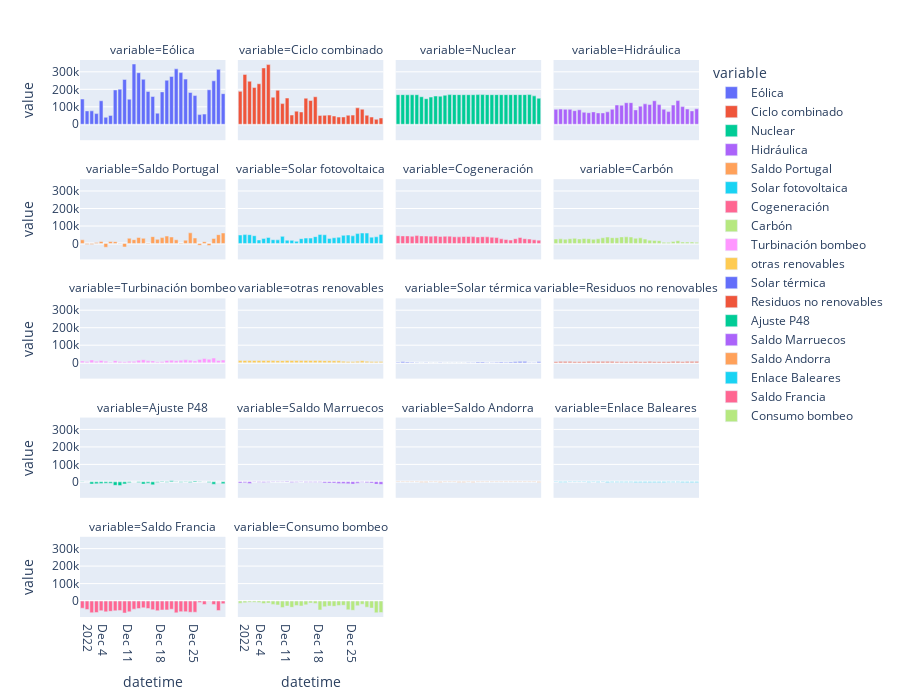

The code cell stored with this chart in its notebook:
### Markdown cell above
#### Facets

### Code cell
px.bar(data_frame=dfm, x='datetime', y='value', color='variable',
      facet_col='variable', facet_col_wrap=4, height=700)

### Figure 1 — Plotly figure (JSON) as saved in the notebook; plotly's stock layout.template omitted (floating-point values rounded to 4 significant figures)
{"data": [{"alignmentgroup": "True", "hovertemplate": "variable=Eólica<br>datetime=%{x}<br>value=%{y}<extra></extra>", "legendgroup": "Eólica", "marker": {"color": "#636efa", "pattern": {"shape": ""}}, "name": "Eólica", "offsetgroup": "Eólica", "orientation": "v", "showlegend": true, "textposition": "auto", "type": "bar", "x": ["2022-12-12T00:00:00", "2022-12-21T00:00:00", "2022-12-30T00:00:00", "2022-12-22T00:00:00", "2022-12-13T00:00:00", "2022-12-20T00:00:00", "2022-12-23T00:00:00", "2022-12-14T00:00:00", "2022-12-10T00:00:00", "2022-12-19T00:00:00", "2022-12-29T00:00:00", "2022-12-09T00:00:00", "2022-12-28T00:00:00", "2022-12-08T00:00:00", "2022-12-15T00:00:00", "2022-12-18T00:00:00", "2022-12-24T00:00:00", "2022-12-31T00:00:00", "2022-12-25T00:00:00", "2022-12-16T00:00:00", "2022-12-01T00:00:00", "2022-12-11T00:00:00", "2022-12-05T00:00:00", "2022-12-03T00:00:00", "2022-12-02T00:00:00", "2022-12-17T00:00:00", "2022-12-04T00:00:00", "2022-12-27T00:00:00", "2022-12-26T00:00:00", "2022-12-07T00:00:00", "2022-12-06T00:00:00"], "xaxis": "x17", "y": [344700.0, 317100.0, 314300.0, 295600.0, 294800.0, 273600.0, 258300.0, 257400.0, 256500.0, 251900.0, 248600.0, 201000.0, 197300.0, 196300.0, 187300.0, 185200.0, 181700.0, 175000.0, 164400.0, 158900.0, 144600.0, 143700.0, 134600.0, 76800.0, 76540.0, 63560.0, 61070.0, 58330.0, 55460.0, 50890.0, 40120.0], "yaxis": "y17"}, {"alignmentgroup": "True", "hovertemplate": "variable=Ciclo combinado<br>datetime=%{x}<br>value=%{y}<extra></extra>", "legendgroup": "Ciclo combinado", "marker": {"color": "#EF553B", "pattern": {"shape": ""}}, "name": "Ciclo combinado", "offsetgroup": "Ciclo combinado", "orientation": "v", "showlegend": true, "textposition": "auto", "type": "bar", "x": ["2022-12-07T00:00:00", "2022-12-06T00:00:00", "2022-12-02T00:00:00", "2022-12-03T00:00:00", "2022-12-05T00:00:00", "2022-12-04T00:00:00", "2022-12-09T00:00:00", "2022-12-01T00:00:00", "2022-12-17T00:00:00", "2022-12-08T00:00:00", "2022-12-11T00:00:00", "2022-12-15T00:00:00", "2022-12-16T00:00:00", "2022-12-10T00:00:00", "2022-12-26T00:00:00", "2022-12-27T00:00:00", "2022-12-13T00:00:00", "2022-12-14T00:00:00", "2022-12-12T00:00:00", "2022-12-25T00:00:00", "2022-12-20T00:00:00", "2022-12-28T00:00:00", "2022-12-24T00:00:00", "2022-12-19T00:00:00", "2022-12-18T00:00:00", "2022-12-21T00:00:00", "2022-12-23T00:00:00", "2022-12-22T00:00:00", "2022-12-29T00:00:00", "2022-12-31T00:00:00", "2022-12-30T00:00:00"], "xaxis": "x18", "y": [341400.0, 322300.0, 285400.0, 246000.0, 231800.0, 210500.0, 194600.0, 188300.0, 157500.0, 154800.0, 150100.0, 149200.0, 135900.0, 118200.0, 94148, 86270.0, 75100.0, 70420.0, 52900.0, 52580.0, 52560.0, 51490.0, 51190.0, 51130.0, 50900.0, 47270.0, 41980.0, 41530.0, 41460.0, 36130.0, 28470.0], "yaxis": "y18"}, {"alignmentgroup": "True", "hovertemplate": "variable=Nuclear<br>datetime=%{x}<br>value=%{y}<extra></extra>", "legendgroup": "Nuclear", "marker": {"color": "#00cc96", "pattern": {"shape": ""}}, "name": "Nuclear", "offsetgroup": "Nuclear", "orientation": "v", "showlegend": true, "textposition": "auto", "type": "bar", "x": ["2022-12-19T00:00:00", "2022-12-29T00:00:00", "2022-12-18T00:00:00", "2022-12-12T00:00:00", "2022-12-20T00:00:00", "2022-12-13T00:00:00", "2022-12-14T00:00:00", "2022-12-28T00:00:00", "2022-12-02T00:00:00", "2022-12-27T00:00:00", "2022-12-22T00:00:00", "2022-12-26T00:00:00", "2022-12-24T00:00:00", "2022-12-23T00:00:00", "2022-12-01T00:00:00", "2022-12-25T00:00:00", "2022-12-21T00:00:00", "2022-12-15T00:00:00", "2022-12-05T00:00:00", "2022-12-17T00:00:00", "2022-12-16T00:00:00", "2022-12-04T00:00:00", "2022-12-03T00:00:00", "2022-12-11T00:00:00", "2022-12-30T00:00:00", "2022-12-09T00:00:00", "2022-12-10T00:00:00", "2022-12-06T00:00:00", "2022-12-08T00:00:00", "2022-12-31T00:00:00", "2022-12-07T00:00:00"], "xaxis": "x19", "y": [169818, 169800.0, 169700.0, 169600.0, 169600.0, 169600.0, 169575, 169600.0, 169500.0, 169500.0, 169500.0, 169500.0, 169400.0, 169400.0, 169400.0, 169400.0, 169300.0, 169300.0, 169200.0, 169200.0, 169200.0, 168845, 168800.0, 166000.0, 162500.0, 161600.0, 160600.0, 157600.0, 155600.0, 149000.0, 146300.0], "yaxis": "y19"}, {"alignmentgroup": "True", "hovertemplate": "variable=Hidráulica<br>datetime=%{x}<br>value=%{y}<extra></extra>", "legendgroup": "Hidráulica", "marker": {"color": "#ab63fa", "pattern": {"shape": ""}}, "name": "Hidráulica", "offsetgroup": "Hidráulica", "orientation": "v", "showlegend": true, "textposition": "auto", "type": "bar", "x": ["2022-12-27T00:00:00", "2022-12-22T00:00:00", "2022-12-17T00:00:00", "2022-12-16T00:00:00", "2022-12-20T00:00:00", "2022-12-21T00:00:00", "2022-12-23T00:00:00", "2022-12-14T00:00:00", "2022-12-26T00:00:00", "2022-12-15T00:00:00", "2022-12-19T00:00:00", "2022-12-28T00:00:00", "2022-12-31T00:00:00", "2022-12-29T00:00:00", "2022-12-02T00:00:00", "2022-12-24T00:00:00", "2022-12-13T00:00:00", "2022-12-03T00:00:00", "2022-12-04T00:00:00", "2022-12-01T00:00:00", "2022-12-06T00:00:00", "2022-12-18T00:00:00", "2022-12-05T00:00:00", "2022-12-30T00:00:00", "2022-12-25T00:00:00", "2022-12-12T00:00:00", "2022-12-09T00:00:00", "2022-12-07T00:00:00", "2022-12-08T00:00:00", "2022-12-10T00:00:00", "2022-12-11T00:00:00"], "xaxis": "x20", "y": [135500.0, 134500.0, 123700.0, 123300.0, 116900.0, 113000.0, 112600.0, 110400.0, 110000.0, 109000.0, 103800.0, 101000.0, 88240.0, 87330.0, 87180.0, 86090.0, 85870.0, 85600.0, 85470.0, 85420.0, 82810.0, 82300.0, 77820.0, 76540.0, 72490.0, 71210.0, 70870.0, 68760.0, 66270.0, 65130.0, 65090.0], "yaxis": "y20"}, {"alignmentgroup": "True", "hovertemplate": "variable=Saldo Portugal<br>datetime=%{x}<br>value=%{y}<extra></extra>", "legendgroup": "Saldo Portugal", "marker": {"color": "#FFA15A", "pattern": {"shape": ""}}, "name": "Saldo Portugal", "offsetgroup": "Saldo Portugal", "orientation": "v", "showlegend": true, "textposition": "auto", "type": "bar", "x": ["2022-12-24T00:00:00", "2022-12-31T00:00:00", "2022-12-30T00:00:00", "2022-12-19T00:00:00", "2022-12-16T00:00:00", "2022-12-20T00:00:00", "2022-12-13T00:00:00", "2022-12-18T00:00:00", "2022-12-25T00:00:00", "2022-12-11T00:00:00", "2022-12-14T00:00:00", "2022-12-29T00:00:00", "2022-12-17T00:00:00", "2022-12-12T00:00:00", "2022-12-21T00:00:00", "2022-12-01T00:00:00", "2022-12-23T00:00:00", "2022-12-05T00:00:00", "2022-12-07T00:00:00", "2022-12-27T00:00:00", "2022-12-08T00:00:00", "2022-12-04T00:00:00", "2022-12-15T00:00:00", "2022-12-09T00:00:00", "2022-12-22T00:00:00", "2022-12-02T00:00:00", "2022-12-03T00:00:00", "2022-12-26T00:00:00", "2022-12-28T00:00:00", "2022-12-10T00:00:00", "2022-12-06T00:00:00"], "xaxis": "x13", "y": [60930.0, 59930.0, 50540.0, 42350.0, 39110.0, 37146, 34339, 33700.0, 31360.0, 29830.0, 29370.0, 28566, 23500.0, 21877, 21200.0, 21040.0, 18650.0, 11330.0, 11150.0, 10530.0, 10460.0, 6201.0, 2574.0, -1597.0, -2420.0, -5325, -5557.0, -10630.0, -11990.0, -19910.0, -21626], "yaxis": "y13"}, {"alignmentgroup": "True", "hovertemplate": "variable=Solar fotovoltaica<br>datetime=%{x}<br>value=%{y}<extra></extra>", "legendgroup": "Solar fotovoltaica", "marker": {"color": "#19d3f3", "pattern": {"shape": ""}}, "name": "Solar fotovoltaica", "offsetgroup": "Solar fotovoltaica", "orientation": "v", "showlegend": true, "textposition": "auto", "type": "bar", "x": ["2022-12-27T00:00:00", "2022-12-28T00:00:00", "2022-12-26T00:00:00", "2022-12-31T00:00:00", "2022-12-18T00:00:00", "2022-12-02T00:00:00", "2022-12-03T00:00:00", "2022-12-19T00:00:00", "2022-12-24T00:00:00", "2022-12-01T00:00:00", "2022-12-23T00:00:00", "2022-12-04T00:00:00", "2022-12-25T00:00:00", "2022-12-10T00:00:00", "2022-12-17T00:00:00", "2022-12-30T00:00:00", "2022-12-29T00:00:00", "2022-12-22T00:00:00", "2022-12-07T00:00:00", "2022-12-21T00:00:00", "2022-12-16T00:00:00", "2022-12-15T00:00:00", "2022-12-20T00:00:00", "2022-12-06T00:00:00", "2022-12-14T00:00:00", "2022-12-08T00:00:00", "2022-12-09T00:00:00", "2022-12-05T00:00:00", "2022-12-11T00:00:00", "2022-12-12T00:00:00", "2022-12-13T00:00:00"], "xaxis": "x14", "y": [59800.0, 59360.0, 56400.0, 52060.0, 51501, 50710.0, 50360.0, 49790.0, 48430.0, 48340.0, 46410.0, 44570.0, 43650.0, 40670.0, 39170.0, 38280.0, 36230.0, 35860.0, 34360.0, 32760.0, 30830.0, 30690.0, 29120.0, 28200.0, 27720.0, 21720.0, 20660.0, 20160.0, 18860.0, 17826, 12370.0], "yaxis": "y14"}, {"alignmentgroup": "True", "hovertemplate": "variable=Cogeneración<br>datetime=%{x}<br>value=%{y}<extra></extra>", "legendgroup": "Cogeneración", "marker": {"color": "#FF6692", "pattern": {"shape": ""}}, "name": "Cogeneración", "offsetgroup": "Cogeneración", "orientation": "v", "showlegend": true, "textposition": "auto", "type": "bar", "x": ["2022-12-05T00:00:00", "2022-12-01T00:00:00", "2022-12-02T00:00:00", "2022-12-03T00:00:00", "2022-12-06T00:00:00", "2022-12-07T00:00:00", "2022-12-09T00:00:00", "2022-12-12T00:00:00", "2022-12-08T00:00:00", "2022-12-11T00:00:00", "2022-12-04T00:00:00", "2022-12-10T00:00:00", "2022-12-15T00:00:00", "2022-12-16T00:00:00", "2022-12-17T00:00:00", "2022-12-19T00:00:00", "2022-12-13T00:00:00", "2022-12-20T00:00:00", "2022-12-14T00:00:00", "2022-12-18T00:00:00", "2022-12-21T00:00:00", "2022-12-27T00:00:00", "2022-12-22T00:00:00", "2022-12-26T00:00:00", "2022-12-28T00:00:00", "2022-12-23T00:00:00", "2022-12-29T00:00:00", "2022-12-24T00:00:00", "2022-12-30T00:00:00", "2022-12-25T00:00:00", "2022-12-31T00:00:00"], "xaxis": "x15", "y": [45100.0, 44490.0, 43460, 43390.0, 43240.0, 42560.0, 42480.0, 41860.0, 41600.0, 41360.0, 41310.0, 40420.0, 40010.0, 39920.0, 39270.0, 38810.0, 38480.0, 38030.0, 37880.0, 37060.0, 35640.0, 34160.0, 33940.0, 27380.0, 27380.0, 26740.0, 25540.0, 22820.0, 21090.0, 19410.0, 18810.0], "yaxis": "y15"}, {"alignmentgroup": "True", "hovertemplate": "variable=Carbón<br>datetime=%{x}<br>value=%{y}<extra></extra>", "legendgroup": "Carbón", "marker": {"color": "#B6E880", "pattern": {"shape": ""}}, "name": "Carbón", "offsetgroup": "Carbón", "orientation": "v", "showlegend": true, "textposition": "auto", "type": "bar", "x": ["2022-12-16T00:00:00", "2022-12-15T00:00:00", "2022-12-17T00:00:00", "2022-12-12T00:00:00", "2022-12-13T00:00:00", "2022-12-14T00:00:00", "2022-12-11T00:00:00", "2022-12-19T00:00:00", "2022-12-18T00:00:00", "2022-12-05T00:00:00", "2022-12-07T00:00:00", "2022-12-04T00:00:00", "2022-12-08T00:00:00", "2022-12-10T00:00:00", "2022-12-02T00:00:00", "2022-12-06T00:00:00", "2022-12-01T00:00:00", "2022-12-20T00:00:00", "2022-12-03T00:00:00", "2022-12-09T00:00:00", "2022-12-21T00:00:00", "2022-12-22T00:00:00", "2022-12-23T00:00:00", "2022-12-27T00:00:00", "2022-12-26T00:00:00", "2022-12-29T00:00:00", "2022-12-28T00:00:00", "2022-12-30T00:00:00", "2022-12-24T00:00:00", "2022-12-31T00:00:00", "2022-12-25T00:00:00"], "xaxis": "x16", "y": [38151, 37540.0, 37000.0, 36720.0, 33230.0, 33160.0, 32680.0, 32390.0, 29910.0, 29320.0, 28530.0, 27400.0, 27210.0, 26740.0, 26380.0, 25770.0, 25420.0, 25130.0, 24470.0, 23900.0, 18620.0, 17100.0, 16120.0, 15510.0, 11540.0, 8283.0, 8236.0, 8145.0, 7048.0, 6772.0, 6420.0], "yaxis": "y16"}, {"alignmentgroup": "True", "hovertemplate": "variable=Turbinación bombeo<br>datetime=%{x}<br>value=%{y}<extra></extra>", "legendgroup": "Turbinación bombeo", "marker": {"color": "#FF97FF", "pattern": {"shape": ""}}, "name": "Turbinación bombeo", "offsetgroup": "Turbinación bombeo", "orientation": "v", "showlegend": true, "textposition": "auto", "type": "bar", "x": ["2022-12-29T00:00:00", "2022-12-27T00:00:00", "2022-12-28T00:00:00", "2022-12-26T00:00:00", "2022-12-14T00:00:00", "2022-12-23T00:00:00", "2022-12-03T00:00:00", "2022-12-31T00:00:00", "2022-12-20T00:00:00", "2022-12-22T00:00:00", "2022-12-24T00:00:00", "2022-12-13T00:00:00", "2022-12-19T00:00:00", "2022-12-30T00:00:00", "2022-12-05T00:00:00", "2022-12-08T00:00:00", "2022-12-21T00:00:00", "2022-12-15T00:00:00", "2022-12-16T00:00:00", "2022-12-25T00:00:00", "2022-12-01T00:00:00", "2022-12-06T00:00:00", "2022-12-11T00:00:00", "2022-12-04T00:00:00", "2022-12-12T00:00:00", "2022-12-09T00:00:00", "2022-12-18T00:00:00", "2022-12-02T00:00:00", "2022-12-10T00:00:00", "2022-12-17T00:00:00", "2022-12-07T00:00:00"], "xaxis": "x9", "y": [26680.0, 23850.0, 19800.0, 17830.0, 16860.0, 16210.0, 14900.0, 14830.0, 14360.0, 14280.0, 14110.0, 13910.0, 12810.0, 12700.0, 12510.0, 11663, 11340.0, 10480.0, 10220.0, 9825.0, 9476.0, 8886.0, 7924.0, 7778.0, 7573.0, 6885.0, 6645.0, 6406.0, 5805.0, 5343.0, 2729.0], "yaxis": "y9"}, {"alignmentgroup": "True", "hovertemplate": "variable=otras renovables<br>datetime=%{x}<br>value=%{y}<extra></extra>", "legendgroup": "otras renovables", "marker": {"color": "#FECB52", "pattern": {"shape": ""}}, "name": "otras renovables", "offsetgroup": "otras renovables", "orientation": "v", "showlegend": true, "textposition": "auto", "type": "bar", "x": ["2022-12-15T00:00:00", "2022-12-17T00:00:00", "2022-12-18T00:00:00", "2022-12-16T00:00:00", "2022-12-06T00:00:00", "2022-12-13T00:00:00", "2022-12-11T00:00:00", "2022-12-04T00:00:00", "2022-12-02T00:00:00", "2022-12-07T00:00:00", "2022-12-12T00:00:00", "2022-12-03T00:00:00", "2022-12-05T00:00:00", "2022-12-01T00:00:00", "2022-12-14T00:00:00", "2022-12-08T00:00:00", "2022-12-09T00:00:00", "2022-12-10T00:00:00", "2022-12-19T00:00:00", "2022-12-20T00:00:00", "2022-12-21T00:00:00", "2022-12-27T00:00:00", "2022-12-22T00:00:00", "2022-12-23T00:00:00", "2022-12-28T00:00:00", "2022-12-26T00:00:00", "2022-12-29T00:00:00", "2022-12-24T00:00:00", "2022-12-25T00:00:00", "2022-12-30T00:00:00", "2022-12-31T00:00:00"], "xaxis": "x10", "y": [13010.0, 12920.0, 12892, 12830.0, 12640.0, 12510.0, 12470.0, 12460.0, 12390.0, 12310.0, 12230.0, 12190.0, 12180.0, 12100.0, 12060.0, 11890.0, 11760.0, 11700.0, 11620.0, 11210.0, 11190.0, 10770.0, 10670.0, 8267.0, 7987.0, 7860, 7215.0, 7016.0, 6713.0, 6586.0, 6061.0], "yaxis": "y10"}, {"alignmentgroup": "True", "hovertemplate": "variable=Solar térmica<br>datetime=%{x}<br>value=%{y}<extra></extra>", "legendgroup": "Solar térmica", "marker": {"color": "#636efa", "pattern": {"shape": ""}}, "name": "Solar térmica", "offsetgroup": "Solar térmica", "orientation": "v", "showlegend": true, "textposition": "auto", "type": "bar", "x": ["2022-12-27T00:00:00", "2022-12-28T00:00:00", "2022-12-26T00:00:00", "2022-12-02T00:00:00", "2022-12-31T00:00:00", "2022-12-03T00:00:00", "2022-12-25T00:00:00", "2022-12-19T00:00:00", "2022-12-18T00:00:00", "2022-12-23T00:00:00", "2022-12-01T00:00:00", "2022-12-24T00:00:00", "2022-12-22T00:00:00", "2022-12-04T00:00:00", "2022-12-29T00:00:00", "2022-12-17T00:00:00", "2022-12-30T00:00:00", "2022-12-07T00:00:00", "2022-12-21T00:00:00", "2022-12-20T00:00:00", "2022-12-10T00:00:00", "2022-12-05T00:00:00", "2022-12-16T00:00:00", "2022-12-06T00:00:00", "2022-12-12T00:00:00", "2022-12-13T00:00:00", "2022-12-14T00:00:00", "2022-12-15T00:00:00", "2022-12-11T00:00:00", "2022-12-08T00:00:00", "2022-12-09T00:00:00"], "xaxis": "x11", "y": [6444.0, 6227.0, 5703.0, 5638.0, 5355.0, 4217.0, 3998.0, 3804.0, 3653.0, 3433.0, 3152.0, 2838.0, 2165.0, 1989.0, 1698.0, 1615.0, 1503.0, 782.8, 639.8, 607.5, 568.2, 343.4, 343.2, 330, 232.9, 164.5, 138.1, 82.8, 51.4, 42.9, 6.9], "yaxis": "y11"}, {"alignmentgroup": "True", "hovertemplate": "variable=Residuos no renovables<br>datetime=%{x}<br>value=%{y}<extra></extra>", "legendgroup": "Residuos no renovables", "marker": {"color": "#EF553B", "pattern": {"shape": ""}}, "name": "Residuos no renovables", "offsetgroup": "Residuos no renovables", "orientation": "v", "showlegend": true, "textposition": "auto", "type": "bar", "x": ["2022-12-03T00:00:00", "2022-12-27T00:00:00", "2022-12-10T00:00:00", "2022-12-11T00:00:00", "2022-12-02T00:00:00", "2022-12-09T00:00:00", "2022-12-21T00:00:00", "2022-12-08T00:00:00", "2022-12-30T00:00:00", "2022-12-18T00:00:00", "2022-12-12T00:00:00", "2022-12-04T00:00:00", "2022-12-29T00:00:00", "2022-12-31T00:00:00", "2022-12-26T00:00:00", "2022-12-13T00:00:00", "2022-12-19T00:00:00", "2022-12-01T00:00:00", "2022-12-23T00:00:00", "2022-12-25T00:00:00", "2022-12-24T00:00:00", "2022-12-20T00:00:00", "2022-12-06T00:00:00", "2022-12-05T00:00:00", "2022-12-22T00:00:00", "2022-12-28T00:00:00", "2022-12-07T00:00:00", "2022-12-17T00:00:00", "2022-12-16T00:00:00", "2022-12-14T00:00:00", "2022-12-15T00:00:00"], "xaxis": "x12", "y": [6399.0, 6345.0, 6338.0, 6325, 6306, 6291.0, 6247.0, 6221.0, 6206.0, 6156.0, 6143.0, 6142.0, 6125.0, 6097.0, 6093.0, 6063.0, 6056.0, 6036.0, 6023.0, 6023.0, 6000.0, 5990.0, 5945.0, 5879.0, 5876.0, 5868.0, 5864.0, 5807.0, 5448.0, 5331.0, 5077.0], "yaxis": "y12"}, {"alignmentgroup": "True", "hovertemplate": "variable=Ajuste P48<br>datetime=%{x}<br>value=%{y}<extra></extra>", "legendgroup": "Ajuste P48", "marker": {"color": "#00cc96", "pattern": {"shape": ""}}, "name": "Ajuste P48", "offsetgroup": "Ajuste P48", "orientation": "v", "showlegend": true, "textposition": "auto", "type": "bar", "x": ["2022-12-20T00:00:00", "2022-12-25T00:00:00", "2022-12-18T00:00:00", "2022-12-21T00:00:00", "2022-12-01T00:00:00", "2022-12-12T00:00:00", "2022-12-30T00:00:00", "2022-12-02T00:00:00", "2022-12-27T00:00:00", "2022-12-23T00:00:00", "2022-12-26T00:00:00", "2022-12-22T00:00:00", "2022-12-19T00:00:00", "2022-12-13T00:00:00", "2022-12-24T00:00:00", "2022-12-17T00:00:00", "2022-12-28T00:00:00", "2022-12-11T00:00:00", "2022-12-15T00:00:00", "2022-12-07T00:00:00", "2022-12-06T00:00:00", "2022-12-05T00:00:00", "2022-12-31T00:00:00", "2022-12-04T00:00:00", "2022-12-10T00:00:00", "2022-12-03T00:00:00", "2022-12-14T00:00:00", "2022-12-29T00:00:00", "2022-12-16T00:00:00", "2022-12-08T00:00:00", "2022-12-09T00:00:00"], "xaxis": "x5", "y": [6075, 5550, 3349.0, 2507.0, 1535, 302.6, 252, 197.5, 26, -763.9, -1238.0, -1653.0, -2425, -3075, -3122, -3482.0, -3719, -4665.0, -7370.0, -7852.0, -8100, -9951.0, -10110.0, -10870.0, -11490.0, -12110.0, -12170.0, -13200, -17130, -19790, -21160.0], "yaxis": "y5"}, {"alignmentgroup": "True", "hovertemplate": "variable=Saldo Marruecos<br>datetime=%{x}<br>value=%{y}<extra></extra>", "legendgroup": "Saldo Marruecos", "marker": {"color": "#ab63fa", "pattern": {"shape": ""}}, "name": "Saldo Marruecos", "offsetgroup": "Saldo Marruecos", "orientation": "v", "showlegend": true, "textposition": "auto", "type": "bar", "x": ["2022-12-11T00:00:00", "2022-12-09T00:00:00", "2022-12-10T00:00:00", "2022-12-08T00:00:00", "2022-12-04T00:00:00", "2022-12-14T00:00:00", "2022-12-17T00:00:00", "2022-12-15T00:00:00", "2022-12-18T00:00:00", "2022-12-27T00:00:00", "2022-12-07T00:00:00", "2022-12-05T00:00:00", "2022-12-13T00:00:00", "2022-12-16T00:00:00", "2022-12-06T00:00:00", "2022-12-12T00:00:00", "2022-12-28T00:00:00", "2022-12-02T00:00:00", "2022-12-19T00:00:00", "2022-12-01T00:00:00", "2022-12-29T00:00:00", "2022-12-21T00:00:00", "2022-12-20T00:00:00", "2022-12-26T00:00:00", "2022-12-22T00:00:00", "2022-12-23T00:00:00", "2022-12-03T00:00:00", "2022-12-24T00:00:00", "2022-12-25T00:00:00", "2022-12-30T00:00:00", "2022-12-31T00:00:00"], "xaxis": "x6", "y": [4263.0, -74.6, -158.4, -552.5, -1390, -1430, -1490, -1500, -1530, -1870, -1940, -2020, -2070, -2510, -3020, -3850.0, -4670, -5500, -5950, -6850, -6934, -6940, -7140.0, -7340, -8860, -9210, -9363, -10220.0, -12060, -12840, -13570.0], "yaxis": "y6"}, {"alignmentgroup": "True", "hovertemplate": "variable=Saldo Andorra<br>datetime=%{x}<br>value=%{y}<extra></extra>", "legendgroup": "Saldo Andorra", "marker": {"color": "#FFA15A", "pattern": {"shape": ""}}, "name": "Saldo Andorra", "offsetgroup": "Saldo Andorra", "orientation": "v", "showlegend": true, "textposition": "auto", "type": "bar", "x": ["2022-12-19T00:00:00", "2022-12-28T00:00:00", "2022-12-27T00:00:00", "2022-12-12T00:00:00", "2022-12-26T00:00:00", "2022-12-04T00:00:00", "2022-12-08T00:00:00", "2022-12-05T00:00:00", "2022-12-25T00:00:00", "2022-12-29T00:00:00", "2022-12-30T00:00:00", "2022-12-01T00:00:00", "2022-12-03T00:00:00", "2022-12-20T00:00:00", "2022-12-22T00:00:00", "2022-12-23T00:00:00", "2022-12-09T00:00:00", "2022-12-21T00:00:00", "2022-12-24T00:00:00", "2022-12-16T00:00:00", "2022-12-13T00:00:00", "2022-12-02T00:00:00", "2022-12-11T00:00:00", "2022-12-18T00:00:00", "2022-12-31T00:00:00", "2022-12-17T00:00:00", "2022-12-10T00:00:00", "2022-12-14T00:00:00", "2022-12-15T00:00:00", "2022-12-06T00:00:00", "2022-12-07T00:00:00"], "xaxis": "x7", "y": [-943, -1041, -1082, -1084, -1110, -1166, -1179, -1193, -1210, -1215, -1217, -1241, -1268, -1269, -1272, -1289, -1308, -1314, -1341, -1351, -1369, -1385, -1401, -1420, -1436.0, -1498, -1504, -1518, -1533, -2089, -2383], "yaxis": "y7"}, {"alignmentgroup": "True", "hovertemplate": "variable=Enlace Baleares<br>datetime=%{x}<br>value=%{y}<extra></extra>", "legendgroup": "Enlace Baleares", "marker": {"color": "#19d3f3", "pattern": {"shape": ""}}, "name": "Enlace Baleares", "offsetgroup": "Enlace Baleares", "orientation": "v", "showlegend": true, "textposition": "auto", "type": "bar", "x": ["2022-12-05T00:00:00", "2022-12-04T00:00:00", "2022-12-06T00:00:00", "2022-12-11T00:00:00", "2022-12-01T00:00:00", "2022-12-07T00:00:00", "2022-12-09T00:00:00", "2022-12-02T00:00:00", "2022-12-15T00:00:00", "2022-12-17T00:00:00", "2022-12-16T00:00:00", "2022-12-26T00:00:00", "2022-12-03T00:00:00", "2022-12-08T00:00:00", "2022-12-10T00:00:00", "2022-12-25T00:00:00", "2022-12-27T00:00:00", "2022-12-13T00:00:00", "2022-12-14T00:00:00", "2022-12-18T00:00:00", "2022-12-24T00:00:00", "2022-12-31T00:00:00", "2022-12-23T00:00:00", "2022-12-19T00:00:00", "2022-12-22T00:00:00", "2022-12-12T00:00:00", "2022-12-28T00:00:00", "2022-12-20T00:00:00", "2022-12-21T00:00:00", "2022-12-29T00:00:00", "2022-12-30T00:00:00"], "xaxis": "x8", "y": [-979.2, -979.2, -979.2, -1227.0, -1326.0, -1326, -1347, -1475.0, -1548.0, -1896.0, -1899.0, -2304.0, -2502.0, -2573.0, -2641.0, -2666.0, -2674.0, -2722.0, -2808.0, -3043.0, -3230, -3334, -3431, -3579, -3641, -3740.0, -3794, -3848, -3848, -3981, -4141], "yaxis": "y8"}, {"alignmentgroup": "True", "hovertemplate": "variable=Saldo Francia<br>datetime=%{x}<br>value=%{y}<extra></extra>", "legendgroup": "Saldo Francia", "marker": {"color": "#FF6692", "pattern": {"shape": ""}}, "name": "Saldo Francia", "offsetgroup": "Saldo Francia", "orientation": "v", "showlegend": true, "textposition": "auto", "type": "bar", "x": ["2022-12-28T00:00:00", "2022-12-26T00:00:00", "2022-12-31T00:00:00", "2022-12-29T00:00:00", "2022-12-27T00:00:00", "2022-12-14T00:00:00", "2022-12-01T00:00:00", "2022-12-15T00:00:00", "2022-12-13T00:00:00", "2022-12-12T00:00:00", "2022-12-20T00:00:00", "2022-12-02T00:00:00", "2022-12-16T00:00:00", "2022-12-19T00:00:00", "2022-12-18T00:00:00", "2022-12-09T00:00:00", "2022-12-30T00:00:00", "2022-12-17T00:00:00", "2022-12-05T00:00:00", "2022-12-08T00:00:00", "2022-12-07T00:00:00", "2022-12-23T00:00:00", "2022-12-22T00:00:00", "2022-12-11T00:00:00", "2022-12-06T00:00:00", "2022-12-25T00:00:00", "2022-12-24T00:00:00", "2022-12-04T00:00:00", "2022-12-03T00:00:00", "2022-12-21T00:00:00", "2022-12-10T00:00:00"], "xaxis": "x", "y": [-1297.0, -7984.0, -15145, -19260.0, -19560.0, -38475, -40800, -42500, -42986, -46140.0, -46630.0, -48150, -49410, -50340.0, -50888, -53790, -54320.0, -54732, -54870.0, -55720.0, -58577, -60436, -60500.0, -61255, -61658, -63742, -63970.0, -65550.0, -66860.0, -67382, -68130.0], "yaxis": "y"}, {"alignmentgroup": "True", "hovertemplate": "variable=Consumo bombeo<br>datetime=%{x}<br>value=%{y}<extra></extra>", "legendgroup": "Consumo bombeo", "marker": {"color": "#B6E880", "pattern": {"shape": ""}}, "name": "Consumo bombeo", "offsetgroup": "Consumo bombeo", "orientation": "v", "showlegend": true, "textposition": "auto", "type": "bar", "x": ["2022-12-03T00:00:00", "2022-12-04T00:00:00", "2022-12-05T00:00:00", "2022-12-02T00:00:00", "2022-12-16T00:00:00", "2022-12-07T00:00:00", "2022-12-01T00:00:00", "2022-12-17T00:00:00", "2022-12-06T00:00:00", "2022-12-27T00:00:00", "2022-12-08T00:00:00", "2022-12-15T00:00:00", "2022-12-09T00:00:00", "2022-12-23T00:00:00", "2022-12-22T00:00:00", "2022-12-13T00:00:00", "2022-12-26T00:00:00", "2022-12-20T00:00:00", "2022-12-14T00:00:00", "2022-12-11T00:00:00", "2022-12-21T00:00:00", "2022-12-19T00:00:00", "2022-12-28T00:00:00", "2022-12-12T00:00:00", "2022-12-10T00:00:00", "2022-12-29T00:00:00", "2022-12-24T00:00:00", "2022-12-18T00:00:00", "2022-12-25T00:00:00", "2022-12-31T00:00:00", "2022-12-30T00:00:00"], "xaxis": "x2", "y": [-6351.0, -6631.0, -7980.0, -9484.0, -10880.0, -11350.0, -11760.0, -13770.0, -14560.0, -18240.0, -19120.0, -21660.0, -22250.0, -24270.0, -25200.0, -25830.0, -26550.0, -27980.0, -28080.0, -28290.0, -30000.0, -32090.0, -34990.0, -35890.0, -37460.0, -40300.0, -49923, -50410.0, -52760.0, -65530.0, -67280.0], "yaxis": "y2"}], "layout": {"annotations": [{"font": {}, "showarrow": false, "text": "variable=Saldo Francia", "x": 0.1175, "xanchor": "center", "xref": "paper", "y": 0.144, "yanchor": "bottom", "yref": "paper"}, {"font": {}, "showarrow": false, "text": "variable=Consumo bombeo", "x": 0.3725, "xanchor": "center", "xref": "paper", "y": 0.144, "yanchor": "bottom", "yref": "paper"}, {"font": {}, "showarrow": false, "text": "variable=Ajuste P48", "x": 0.1175, "xanchor": "center", "xref": "paper", "y": 0.358, "yanchor": "bottom", "yref": "paper"}, {"font": {}, "showarrow": false, "text": "variable=Saldo Marruecos", "x": 0.3725, "xanchor": "center", "xref": "paper", "y": 0.358, "yanchor": "bottom", "yref": "paper"}, {"font": {}, "showarrow": false, "text": "variable=Saldo Andorra", "x": 0.6275, "xanchor": "center", "xref": "paper", "y": 0.358, "yanchor": "bottom", "yref": "paper"}, {"font": {}, "showarrow": false, "text": "variable=Enlace Baleares", "x": 0.8825, "xanchor": "center", "xref": "paper", "y": 0.358, "yanchor": "bottom", "yref": "paper"}, {"font": {}, "showarrow": false, "text": "variable=Turbinación bombeo", "x": 0.1175, "xanchor": "center", "xref": "paper", "y": 0.572, "yanchor": "bottom", "yref": "paper"}, {"font": {}, "showarrow": false, "text": "variable=otras renovables", "x": 0.3725, "xanchor": "center", "xref": "paper", "y": 0.572, "yanchor": "bottom", "yref": "paper"}, {"font": {}, "showarrow": false, "text": "variable=Solar térmica", "x": 0.6275, "xanchor": "center", "xref": "paper", "y": 0.572, "yanchor": "bottom", "yref": "paper"}, {"font": {}, "showarrow": false, "text": "variable=Residuos no renovables", "x": 0.8825, "xanchor": "center", "xref": "paper", "y": 0.572, "yanchor": "bottom", "yref": "paper"}, {"font": {}, "showarrow": false, "text": "variable=Saldo Portugal", "x": 0.1175, "xanchor": "center", "xref": "paper", "y": 0.786, "yanchor": "bottom", "yref": "paper"}, {"font": {}, "showarrow": false, "text": "variable=Solar fotovoltaica", "x": 0.3725, "xanchor": "center", "xref": "paper", "y": 0.786, "yanchor": "bottom", "yref": "paper"}, {"font": {}, "showarrow": false, "text": "variable=Cogeneración", "x": 0.6275, "xanchor": "center", "xref": "paper", "y": 0.786, "yanchor": "bottom", "yref": "paper"}, {"font": {}, "showarrow": false, "text": "variable=Carbón", "x": 0.8825, "xanchor": "center", "xref": "paper", "y": 0.786, "yanchor": "bottom", "yref": "paper"}, {"font": {}, "showarrow": false, "text": "variable=Eólica", "x": 0.1175, "xanchor": "center", "xref": "paper", "y": 1, "yanchor": "bottom", "yref": "paper"}, {"font": {}, "showarrow": false, "text": "variable=Ciclo combinado", "x": 0.3725, "xanchor": "center", "xref": "paper", "y": 1, "yanchor": "bottom", "yref": "paper"}, {"font": {}, "showarrow": false, "text": "variable=Nuclear", "x": 0.6275, "xanchor": "center", "xref": "paper", "y": 1, "yanchor": "bottom", "yref": "paper"}, {"font": {}, "showarrow": false, "text": "variable=Hidráulica", "x": 0.8825, "xanchor": "center", "xref": "paper", "y": 1, "yanchor": "bottom", "yref": "paper"}], "barmode": "relative", "height": 700, "legend": {"title": {"text": "variable"}, "tracegroupgap": 0}, "margin": {"t": 60}, "xaxis": {"anchor": "y", "domain": [0, 0.235], "title": {"text": "datetime"}}, "xaxis10": {"anchor": "y10", "domain": [0.255, 0.49], "matches": "x", "showticklabels": false}, "xaxis11": {"anchor": "y11", "domain": [0.51, 0.745], "matches": "x", "showticklabels": false}, "xaxis12": {"anchor": "y12", "domain": [0.765, 1.0], "matches": "x", "showticklabels": false}, "xaxis13": {"anchor": "y13", "domain": [0, 0.235], "matches": "x", "showticklabels": false}, "xaxis14": {"anchor": "y14", "domain": [0.255, 0.49], "matches": "x", "showticklabels": false}, "xaxis15": {"anchor": "y15", "domain": [0.51, 0.745], "matches": "x", "showticklabels": false}, "xaxis16": {"anchor": "y16", "domain": [0.765, 1.0], "matches": "x", "showticklabels": false}, "xaxis17": {"anchor": "y17", "domain": [0, 0.235], "matches": "x", "showticklabels": false}, "xaxis18": {"anchor": "y18", "domain": [0.255, 0.49], "matches": "x", "showticklabels": false}, "xaxis19": {"anchor": "y19", "domain": [0.51, 0.745], "matches": "x", "showticklabels": false}, "xaxis2": {"anchor": "y2", "domain": [0.255, 0.49], "matches": "x", "title": {"text": "datetime"}}, "xaxis20": {"anchor": "y20", "domain": [0.765, 1.0], "matches": "x", "showticklabels": false}, "xaxis3": {"anchor": "y3", "domain": [0.51, 0.745], "matches": "x", "title": {"text": "datetime"}}, "xaxis4": {"anchor": "y4", "domain": [0.765, 1.0], "matches": "x", "title": {"text": "datetime"}}, "xaxis5": {"anchor": "y5", "domain": [0, 0.235], "matches": "x", "showticklabels": false}, "xaxis6": {"anchor": "y6", "domain": [0.255, 0.49], "matches": "x", "showticklabels": false}, "xaxis7": {"anchor": "y7", "domain": [0.51, 0.745], "matches": "x", "showticklabels": false}, "xaxis8": {"anchor": "y8", "domain": [0.765, 1.0], "matches": "x", "showticklabels": false}, "xaxis9": {"anchor": "y9", "domain": [0, 0.235], "matches": "x", "showticklabels": false}, "yaxis": {"anchor": "x", "domain": [0, 0.144], "title": {"text": "value"}}, "yaxis10": {"anchor": "x10", "domain": [0.428, 0.572], "matches": "y", "showticklabels": false}, "yaxis11": {"anchor": "x11", "domain": [0.428, 0.572], "matches": "y", "showticklabels": false}, "yaxis12": {"anchor": "x12", "domain": [0.428, 0.572], "matches": "y", "showticklabels": false}, "yaxis13": {"anchor": "x13", "domain": [0.642, 0.786], "matches": "y", "title": {"text": "value"}}, "yaxis14": {"anchor": "x14", "domain": [0.642, 0.786], "matches": "y", "showticklabels": false}, "yaxis15": {"anchor": "x15", "domain": [0.642, 0.786], "matches": "y", "showticklabels": false}, "yaxis16": {"anchor": "x16", "domain": [0.642, 0.786], "matches": "y", "showticklabels": false}, "yaxis17": {"anchor": "x17", "domain": [0.856, 1], "matches": "y", "title": {"text": "value"}}, "yaxis18": {"anchor": "x18", "domain": [0.856, 1], "matches": "y", "showticklabels": false}, "yaxis19": {"anchor": "x19", "domain": [0.856, 1], "matches": "y", "showticklabels": false}, "yaxis2": {"anchor": "x2", "domain": [0, 0.144], "matches": "y", "showticklabels": false}, "yaxis20": {"anchor": "x20", "domain": [0.856, 1], "matches": "y", "showticklabels": false}, "yaxis3": {"anchor": "x3", "domain": [0, 0.144], "matches": "y", "showticklabels": false}, "yaxis4": {"anchor": "x4", "domain": [0, 0.144], "matches": "y", "showticklabels": false}, "yaxis5": {"anchor": "x5", "domain": [0.214, 0.358], "matches": "y", "title": {"text": "value"}}, "yaxis6": {"anchor": "x6", "domain": [0.214, 0.358], "matches": "y", "showticklabels": false}, "yaxis7": {"anchor": "x7", "domain": [0.214, 0.358], "matches": "y", "showticklabels": false}, "yaxis8": {"anchor": "x8", "domain": [0.214, 0.358], "matches": "y", "showticklabels": false}, "yaxis9": {"anchor": "x9", "domain": [0.428, 0.572], "matches": "y", "title": {"text": "value"}}}}
